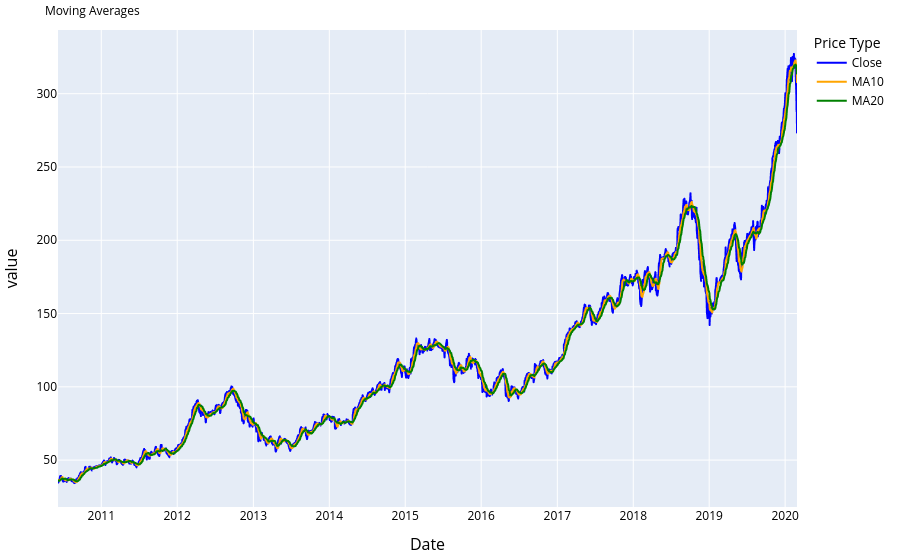

The notebook cell this image was saved under:
### Code cell
#trend analysis
fig_moving_avg = px.line(
    data_frame=data,
    x='Date',
    y=['Close','MA10','MA20'],
    labels={'x': 'Date', 'y': 'Price', 'variable': 'Price Type'},
    title='Moving Averages',
    color_discrete_sequence=['blue','orange','green'],
)
fig_moving_avg.update_layout(
     font=dict(color='black'),
    title=dict(font=title_font),
    xaxis=dict(title_font=axis_font),
    yaxis=dict(title_font=axis_font),
    margin=dict(l=10, r=10, t=30, b=10)
)
fig_moving_avg.show()
insight_text = """
<b>Moving Averages Analysis:</b><br>
• Blue line: Closing price<br>
• Orange line: 10-day moving average<br>
• Green line: 20-day moving average<br>
• Moving averages smooth out price data to identify trends<br>
• Shorter MAs react faster to price changes
"""
save_plot_as_html(fig_moving_avg,'Moving_averages',insight_text)

### Figure 1 — Plotly figure (JSON) as saved in the notebook; plotly's stock layout.template omitted (floating-point values rounded to 4 significant figures; data arrays with more than 128 entries replaced by an {"elided": "..."} marker saying what was removed)
{"data": [{"hovertemplate": "Price Type=Close<br>Date=%{x}<br>value=%{y}<extra></extra>", "legendgroup": "Close", "line": {"color": "blue", "dash": "solid"}, "marker": {"symbol": "circle"}, "mode": "lines", "name": "Close", "showlegend": true, "type": "scattergl", "x": {"elided": "2449 str values"}, "xaxis": "x", "y": {"elided": "2449 float values"}, "yaxis": "y"}, {"hovertemplate": "Price Type=MA10<br>Date=%{x}<br>value=%{y}<extra></extra>", "legendgroup": "MA10", "line": {"color": "orange", "dash": "solid"}, "marker": {"symbol": "circle"}, "mode": "lines", "name": "MA10", "showlegend": true, "type": "scattergl", "x": {"elided": "2449 str values"}, "xaxis": "x", "y": {"elided": "2449 float values"}, "yaxis": "y"}, {"hovertemplate": "Price Type=MA20<br>Date=%{x}<br>value=%{y}<extra></extra>", "legendgroup": "MA20", "line": {"color": "green", "dash": "solid"}, "marker": {"symbol": "circle"}, "mode": "lines", "name": "MA20", "showlegend": true, "type": "scattergl", "x": {"elided": "2449 str values"}, "xaxis": "x", "y": {"elided": "2449 float values"}, "yaxis": "y"}], "layout": {"font": {"color": "black"}, "legend": {"title": {"text": "Price Type"}, "tracegroupgap": 0}, "margin": {"b": 10, "l": 10, "r": 10, "t": 30}, "title": {"font": {"size": 12}, "text": "Moving Averages"}, "xaxis": {"anchor": "y", "domain": [0, 1], "title": {"font": {"size": 16}, "text": "Date"}}, "yaxis": {"anchor": "x", "domain": [0, 1], "title": {"font": {"size": 16}, "text": "value"}}}}
